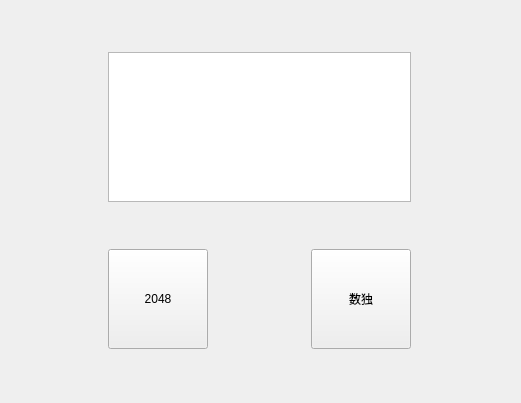
<?xml version="1.0" encoding="UTF-8"?>
<ui version="4.0">
 <class>GameCenter</class>
 <widget class="QWidget" name="GameCenter">
  <property name="geometry">
   <rect>
    <x>0</x>
    <y>0</y>
    <width>521</width>
    <height>403</height>
   </rect>
  </property>
  <property name="windowTitle">
   <string>Form</string>
  </property>
  <layout class="QGridLayout" name="gridLayout">
   <item row="0" column="0" colspan="2">
    <widget class="QGraphicsView" name="graphicsView">
     <property name="maximumSize">
      <size>
       <width>16777215</width>
       <height>150</height>
      </size>
     </property>
    </widget>
   </item>
   <item row="1" column="0">
    <widget class="QToolButton" name="toolButton">
     <property name="minimumSize">
      <size>
       <width>100</width>
       <height>100</height>
      </size>
     </property>
     <property name="text">
      <string>2048</string>
     </property>
    </widget>
   </item>
   <item row="1" column="1">
    <widget class="QToolButton" name="toolButton_2">
     <property name="minimumSize">
      <size>
       <width>100</width>
       <height>100</height>
      </size>
     </property>
     <property name="text">
      <string>数独</string>
     </property>
    </widget>
   </item>
  </layout>
 </widget>
 <resources/>
 <connections/>
</ui>
